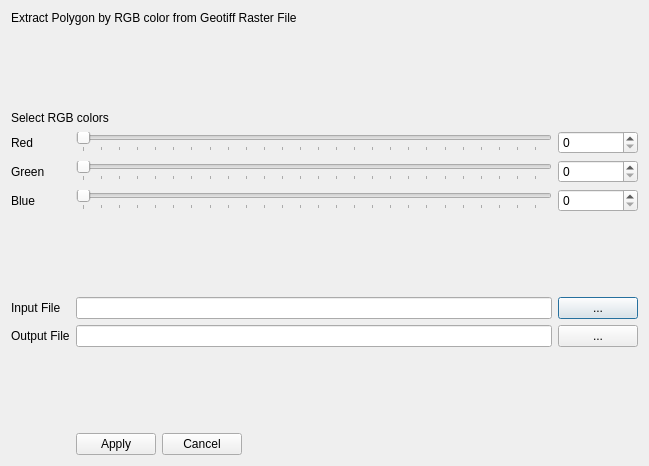
<?xml version="1.0" encoding="UTF-8"?>
<ui version="4.0">
 <class>ExtractPolygonDialogBase</class>
 <widget class="QDialog" name="ExtractPolygonDialogBase">
  <property name="geometry">
   <rect>
    <x>0</x>
    <y>0</y>
    <width>649</width>
    <height>466</height>
   </rect>
  </property>
  <property name="windowTitle">
   <string>Extract Polygon</string>
  </property>
  <layout class="QVBoxLayout" name="verticalLayout">
   <item>
    <layout class="QGridLayout" name="gridLayout">
     <item row="8" column="0" colspan="3">
      <spacer name="verticalSpacer">
       <property name="orientation">
        <enum>Qt::Vertical</enum>
       </property>
       <property name="sizeHint" stdset="0">
        <size>
         <width>158</width>
         <height>40</height>
        </size>
       </property>
      </spacer>
     </item>
     <item row="9" column="1">
      <widget class="QLineEdit" name="select_geotiff"/>
     </item>
     <item row="9" column="0">
      <widget class="QLabel" name="label">
       <property name="sizePolicy">
        <sizepolicy hsizetype="Minimum" vsizetype="Preferred">
         <horstretch>0</horstretch>
         <verstretch>0</verstretch>
        </sizepolicy>
       </property>
       <property name="text">
        <string>Input File</string>
       </property>
      </widget>
     </item>
     <item row="9" column="2">
      <widget class="QPushButton" name="get_geotiff">
       <property name="text">
        <string>...</string>
       </property>
      </widget>
     </item>
     <item row="10" column="2">
      <widget class="QPushButton" name="get_shape">
       <property name="text">
        <string>...</string>
       </property>
      </widget>
     </item>
     <item row="10" column="1">
      <widget class="QLineEdit" name="select_output"/>
     </item>
     <item row="2" column="0" colspan="2">
      <widget class="QLabel" name="label_4">
       <property name="sizePolicy">
        <sizepolicy hsizetype="Minimum" vsizetype="Preferred">
         <horstretch>0</horstretch>
         <verstretch>0</verstretch>
        </sizepolicy>
       </property>
       <property name="text">
        <string>Select RGB colors</string>
       </property>
      </widget>
     </item>
     <item row="6" column="0">
      <widget class="QLabel" name="label_3">
       <property name="sizePolicy">
        <sizepolicy hsizetype="Minimum" vsizetype="Preferred">
         <horstretch>0</horstretch>
         <verstretch>0</verstretch>
        </sizepolicy>
       </property>
       <property name="text">
        <string>Blue</string>
       </property>
      </widget>
     </item>
     <item row="4" column="0">
      <widget class="QLabel" name="label_5">
       <property name="sizePolicy">
        <sizepolicy hsizetype="Minimum" vsizetype="Preferred">
         <horstretch>0</horstretch>
         <verstretch>0</verstretch>
        </sizepolicy>
       </property>
       <property name="text">
        <string>Red</string>
       </property>
      </widget>
     </item>
     <item row="5" column="0">
      <widget class="QLabel" name="label_2">
       <property name="sizePolicy">
        <sizepolicy hsizetype="Minimum" vsizetype="Preferred">
         <horstretch>0</horstretch>
         <verstretch>0</verstretch>
        </sizepolicy>
       </property>
       <property name="text">
        <string>Green</string>
       </property>
      </widget>
     </item>
     <item row="10" column="0">
      <widget class="QLabel" name="label_6">
       <property name="sizePolicy">
        <sizepolicy hsizetype="Minimum" vsizetype="Preferred">
         <horstretch>0</horstretch>
         <verstretch>0</verstretch>
        </sizepolicy>
       </property>
       <property name="text">
        <string>Output File</string>
       </property>
      </widget>
     </item>
     <item row="11" column="0" colspan="3">
      <spacer name="verticalSpacer_2">
       <property name="orientation">
        <enum>Qt::Vertical</enum>
       </property>
       <property name="sizeHint" stdset="0">
        <size>
         <width>158</width>
         <height>40</height>
        </size>
       </property>
      </spacer>
     </item>
     <item row="12" column="1">
      <widget class="QDialogButtonBox" name="button_box">
       <property name="layoutDirection">
        <enum>Qt::RightToLeft</enum>
       </property>
       <property name="orientation">
        <enum>Qt::Horizontal</enum>
       </property>
       <property name="standardButtons">
        <set>QDialogButtonBox::Apply|QDialogButtonBox::Cancel</set>
       </property>
      </widget>
     </item>
     <item row="1" column="0" colspan="3">
      <spacer name="verticalSpacer_3">
       <property name="orientation">
        <enum>Qt::Vertical</enum>
       </property>
       <property name="sizeHint" stdset="0">
        <size>
         <width>20</width>
         <height>40</height>
        </size>
       </property>
      </spacer>
     </item>
     <item row="4" column="1">
      <widget class="QSlider" name="red_slider">
       <property name="maximum">
        <number>255</number>
       </property>
       <property name="orientation">
        <enum>Qt::Horizontal</enum>
       </property>
       <property name="tickPosition">
        <enum>QSlider::TicksBelow</enum>
       </property>
      </widget>
     </item>
     <item row="5" column="1">
      <widget class="QSlider" name="green_slider">
       <property name="maximum">
        <number>255</number>
       </property>
       <property name="orientation">
        <enum>Qt::Horizontal</enum>
       </property>
       <property name="tickPosition">
        <enum>QSlider::TicksBelow</enum>
       </property>
      </widget>
     </item>
     <item row="6" column="1">
      <widget class="QSlider" name="blue_slider">
       <property name="maximum">
        <number>255</number>
       </property>
       <property name="orientation">
        <enum>Qt::Horizontal</enum>
       </property>
       <property name="tickPosition">
        <enum>QSlider::TicksBelow</enum>
       </property>
      </widget>
     </item>
     <item row="0" column="0" colspan="2">
      <widget class="QLabel" name="label_7">
       <property name="text">
        <string>Extract Polygon by RGB color from Geotiff Raster File</string>
       </property>
      </widget>
     </item>
     <item row="4" column="2">
      <widget class="QSpinBox" name="red_spinBox">
       <property name="maximum">
        <number>255</number>
       </property>
      </widget>
     </item>
     <item row="5" column="2">
      <widget class="QSpinBox" name="green_spinBox">
       <property name="maximum">
        <number>255</number>
       </property>
      </widget>
     </item>
     <item row="6" column="2">
      <widget class="QSpinBox" name="blue_spinBox">
       <property name="maximum">
        <number>255</number>
       </property>
      </widget>
     </item>
    </layout>
   </item>
  </layout>
 </widget>
 <resources/>
 <connections>
  <connection>
   <sender>button_box</sender>
   <signal>accepted()</signal>
   <receiver>ExtractPolygonDialogBase</receiver>
   <slot>accept()</slot>
   <hints>
    <hint type="sourcelabel">
     <x>20</x>
     <y>20</y>
    </hint>
    <hint type="destinationlabel">
     <x>20</x>
     <y>20</y>
    </hint>
   </hints>
  </connection>
  <connection>
   <sender>button_box</sender>
   <signal>rejected()</signal>
   <receiver>ExtractPolygonDialogBase</receiver>
   <slot>reject()</slot>
   <hints>
    <hint type="sourcelabel">
     <x>20</x>
     <y>20</y>
    </hint>
    <hint type="destinationlabel">
     <x>20</x>
     <y>20</y>
    </hint>
   </hints>
  </connection>
 </connections>
</ui>
